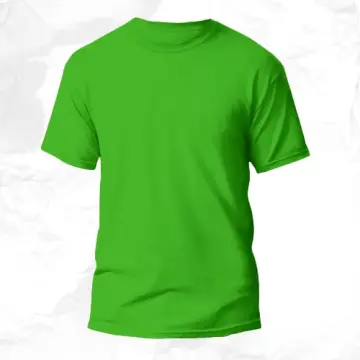
#> input picture assets/images/hijau.jpg, 360 x 360 px
$ python hsv_unripe.py
#> lines starting #> are read from the running program, lines starting #| are printed output that depends on the picture; after the words box and inside, x2 and y2 are one past the last pixel; in counts of white or black regions, pixels touching at a corner belong together
import cv2
import numpy as np
import json
import os


# Fungsi callback trackbar (tidak melakukan apa-apa)
def nothing(x):
    pass


# Nama file untuk menyimpan data JSON
output_file = 'hsv_data.json'


# Fungsi untuk membaca data JSON dari file
def read_json(file):
#> called with file = 'hsv_data.json'
    if os.path.exists(file):
        with open(file, 'r') as json_file:
#> (reads hsv_data.json from the repository)
            return json.load(json_file)
    else:
        return {}


# Baca data JSON dari file
data = read_json(output_file)

# Jika tidak ada data matang, inisialisasi dengan data kosong
if 'matang' not in data:
    data['matang'] = {"LH": 0, "LS": 0, "LV": 0, "UH": 0, "US": 0, "UV": 0}

# Jika tidak ada data setengah_matang, inisialisasi dengan data kosong
if 'setengah_matang' not in data:
    data['setengah_matang'] = {"LH": 0, "LS": 0, "LV": 0, "UH": 0, "US": 0, "UV": 0}

# Jika tidak ada data belum_matang, inisialisasi dengan data kosong
if 'belum_matang' not in data:
    data['belum_matang'] = {"LH": 0, "LS": 0, "LV": 0, "UH": 0, "US": 0, "UV": 0}

# Baca gambar (UBAH SESUAI KEBUTUHAN)
image = cv2.imread('assets/images/hijau.jpg')
#> image is the input picture: shape (360, 360, 3); mean B, G, R 151.5, 212.7, 164.8

# Konversi gambar dari BGR ke HSV
hsv_image = cv2.cvtColor(image, cv2.COLOR_BGR2HSV)
#> hsv_image: shape (360, 360, 3); mean H, S, V 33.5, 94.7, 212.8

# Buat jendela untuk trackbar
cv2.namedWindow('Trackbars')

# Buat trackbar untuk mengatur nilai HSV
cv2.createTrackbar('LH', 'Trackbars', 0, 179, nothing)  # Lower Hue
#> slider 'LH' is set to 35
cv2.createTrackbar('LS', 'Trackbars', 0, 255, nothing)  # Lower Saturation
#> slider 'LS' is set to 51
cv2.createTrackbar('LV', 'Trackbars', 0, 255, nothing)  # Lower Value
#> slider 'LV' is set to 51
cv2.createTrackbar('UH', 'Trackbars', 179, 179, nothing)  # Upper Hue
cv2.createTrackbar('US', 'Trackbars', 255, 255, nothing)  # Upper Saturation
cv2.createTrackbar('UV', 'Trackbars', 255, 255, nothing)  # Upper Value

while True:
    # Baca nilai trackbar
    lh = cv2.getTrackbarPos('LH', 'Trackbars')
    ls = cv2.getTrackbarPos('LS', 'Trackbars')
    lv = cv2.getTrackbarPos('LV', 'Trackbars')
    uh = cv2.getTrackbarPos('UH', 'Trackbars')
    us = cv2.getTrackbarPos('US', 'Trackbars')
    uv = cv2.getTrackbarPos('UV', 'Trackbars')

    # Definisikan rentang warna berdasarkan nilai trackbar
    lower_color = np.array([lh, ls, lv])
    upper_color = np.array([uh, us, uv])

    # Buat masker berdasarkan rentang warna
    mask = cv2.inRange(hsv_image, lower_color, upper_color)
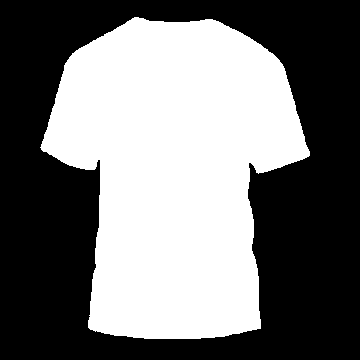
#> mask: shape (360, 360); 45.7% white; 1 white region, box (x1, y1, x2, y2) and area: (40, 17, 310, 339) 59266

    # Terapkan masker ke gambar asli
    result = cv2.bitwise_and(image, image, mask=mask)
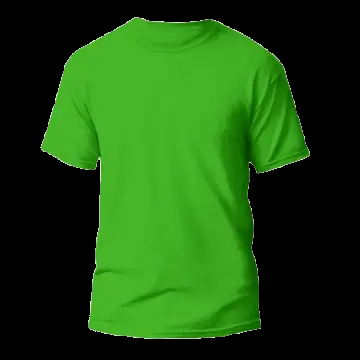
#> result: shape (360, 360, 3); mean B, G, R 15.4, 76.4, 28.6

    # Hitung rata-rata nilai HSV dari area terdeteksi
    mean_hsv = cv2.mean(hsv_image, mask=mask)
#> mean_hsv = (53.54, 205.9, 167, 0)

    # Perbarui data dengan nilai rata-rata HSV
    data['belum_matang']["LH"] = lh
    data['belum_matang']["LS"] = ls
    data['belum_matang']["LV"] = lv
    data['belum_matang']["UH"] = uh
    data['belum_matang']["US"] = us
    data['belum_matang']["UV"] = uv

    # Tampilkan gambar asli dan hasil
    # cv2.imshow('Original Image', image)
    cv2.imshow('Masked Image', result)

    # Cetak data JSON di terminal
    print(json.dumps(data, indent=4))

    # Tunggu sampai tombol 'ESC' ditekan, kemudian tutup jendela
    key = cv2.waitKey(1)
#> (key Esc is pressed here)
    if key == 27:  # ESC key
        break

# Simpan data JSON ke file
with open(output_file, 'w') as json_file:
    json.dump(data, json_file, indent=4)

print(f"Data HSV diperbarui dan disimpan ke file: {output_file}")

cv2.destroyAllWindows()
